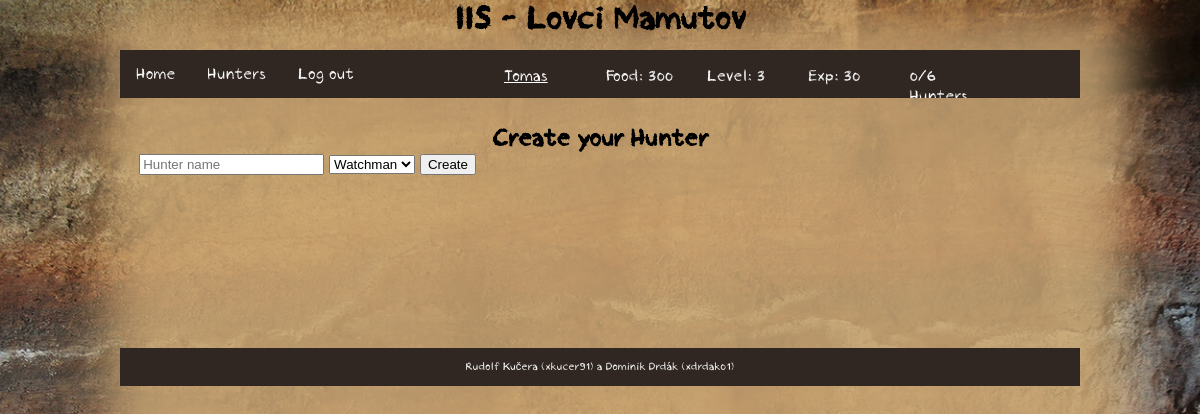
Screenshot of /iis/hunter/create (signed in) with the database file from the repository.
### tables this page shows
CREATE TABLE `user` (
  `id` int(11) NOT NULL,
  `name` varchar(255) NOT NULL,
  `password` varchar(255) NOT NULL,
  `level` int(11) NOT NULL,
  `food` int(11) NOT NULL,
  `experience` int(11) NOT NULL,
  `role` varchar(10) NOT NULL
);

### index.php (called while the page is built, shortened)
<?php
require_once('functions.php');
$router = new RouterController();
$router->handle(array($_SERVER['REQUEST_URI']));
$router->writeView();

### functions.php (called while the page is built, shortened)
<?php
function isLoggedIn() {
	if (isset($_SESSION['user']))
		return true;
	else
		return false;
}
function url($url) {
	return Controller::$url . $url;
}

### model/Db.php (called while the page is built, shortened)
<?php
class Db {
    private static $connection;
    private static $settings = array(
		PDO::ATTR_ERRMODE => PDO::ERRMODE_EXCEPTION,
		PDO::MYSQL_ATTR_INIT_COMMAND => "SET NAMES utf8",
		PDO::ATTR_EMULATE_PREPARES => false,
	);
    public static function connect($host, $user, $password, $database) {
		if (!isset(self::$connection)) {
			self::$connection = @new PDO(
				"mysql:host=$host;dbname=$database",
				$user,
				$password,
				self::$settings
			);
		}
	}
    public static function queryOne($query, $parameters = array()) {
		$result = self::$connection->prepare($query);
		$result->execute($parameters);
		return $result->fetch();
	}
    public static function queryAll($query, $parameters = array()) {
		$result = self::$connection->prepare($query);
		$result->execute($parameters);
		return $result->fetchAll();
	}
	public static function query($query, $parameters = array()) {
		$result = self::$connection->prepare($query);
		$result->execute($parameters);
		return $result->rowCount();
	}
}

### model/user.php (called while the page is built, shortened)
<?php
class User {
	private $id;
	private $name;
	private $level;
	private $food;
	private $experience;
	private $role;
	public function __construct ($name) {
		$user = Db::queryOne('SELECT * FROM user WHERE name = ?',[$name]);
		if (empty($user)) {
			$this->name = $name;
			$this->level = 1;
			$this->food = 100;
			$this->experience = 0;
			$this->role = 'user';
		} else {
			$this->id = $user['id'];
			$this->name = $user['name'];
			$this->level = $user['level'];
			$this->food =  $user['food'];
			$this->experience =  $user['experience'];
			$this->role = $user['role'];
		}
	}
	public function setId() {
		$this->id = Db::querySingle('SELECT id FROM user WHERE name = ?', [$this->name]);
	}
	public function getId() {
		if (isset($this->id))
			return $this->id;
		else
			return $this->id = Db::querySingle('SELECT id FROM user WHERE name = ?', [$this->name]);
	}
	public function getLevel() {
		return $this->level;
	}
	public function getFood() {
		return $this->food;
	}
	public function getExp() {
		return $this->experience;
	}
	public function getRole() {
		return $this->role;
	}
	public function getMyHuntersCount() {
		return Db::query('SELECT * FROM hunter WHERE user = ? AND health > ?', [$this->id,0]);
	}
}

### controller/RouterController.php (called while the page is built, shortened)
<?php
class RouterController extends Controller
{
	protected $controller;
	private function dashToCamelCase($text)
	{
		$word = str_replace('-', ' ', $text);
		$word = ucwords($word);
		$word = str_replace(' ', '', $word);
		return $word;
	}
	private function parseURL($url)
	{
        $parsedURL = parse_url($url);
		$parsedURL["path"] = ltrim($parsedURL["path"], "/");
		$parsedURL["path"] = trim($parsedURL["path"]);
		$splitPath = explode("/", $parsedURL["path"]);
		return $splitPath;
	}
    public function handle($parameters)
    {
		$parsedURL = $this->parseURL($parameters[0]);
		$iis = array_shift($parsedURL);
		$controllerClass = $this->dashToCamelCase(array_shift($parsedURL)) . 'Controller';
		if (file_exists('controller/' . $controllerClass . '.php'))
			$this->controller = new $controllerClass;
		else
			$this->redirect('error');
        $this->controller->handle($parsedURL);
		if (isLoggedIn()) {
			$this->data['user'] = new User($_SESSION['user']);
		}
    }
}

### model/ability.php (called while the page is built, shortened)
<?php
class Ability {
	public static function getAllAbilities() {
		return Db::queryAll('SELECT * FROM ability');
	}
}

### controller/HunterController.php (called while the page is built, shortened)
<?php
class HunterController extends Controller
{
    public function handle($parameters)
    {
    	if (!isLoggedIn()) {
    		$this->redirect('error');
    	} else {
			$user = new User($_SESSION['user']);
			$user->setId();
		}
    	if (isset($parameters)) {
    		if ($parameters[0] == 'create') {
                if (isset($parameters[1]) && ($parameters[1] == 'init'))
				    $this->create($parameters, $user,'init');
                else
                    $this->create($parameters, $user);
    		} else if ($parameters[0] == 'overview') {
				$this->overview($parameters,$user);
    		} else if ($parameters[0] == 'detail') {
                $this->detail($parameters,$user);
            }
    	}
    }
    public function create($parameters, $user, $init = null) {
        $this->data['abilities'] = Ability::getAllAbilities();
    }
}

### view/hunterCreate.phtml (the view, shortened to what this page needs)
<h1>Create your Hunter</h1>
<form method="POST">
	<input type="text" name="hunterName" placeholder="Hunter name">
	<select name="hunterAbility">
		<?php foreach($abilities as $ability) : ?>
			<option value="<?= $ability['id'] ?>"><?= $ability['name'] ?></option>
		<?php endforeach; ?>
	</select>
	<input type="submit" value="Create">
</form>

### view/template.phtml (shortened to what this page needs)
<!DOCTYPE html>
<html lang="cs-cz">
	<head>
		<link rel="stylesheet" href="<?= url('css/style.css') ?>" type="text/css"/>
		<link rel="stylesheet" href="<?= url('css/navigation.css') ?>" type="text/css"/>
		<link rel="stylesheet" href="<?= url('css/start.css') ?>" type="text/css"/>
		<link rel="stylesheet" href="<?= url('css/hunter.css') ?>" type="text/css"/>
		<link rel="stylesheet" href="<?= url('css/outpost.css') ?>" type="text/css"/>
		<link rel="stylesheet" href="<?= url('css/expedition.css') ?>" type="text/css"/>
		<link rel="stylesheet" href="<?= url('css/user.css') ?>" type="text/css"/>
		<link rel="stylesheet" href="<?= url('css/admin.css') ?>" type="text/css"/>
	</head>
	<body>
		<header>
			<div class="center">
				<h1>IIS - Lovci Mamutov</h1>
			</div>
		</header>
		<nav>
			<div class="center">
				<ul>
					<li><a href="<?= url('home') ?>">Home</a></li>
					<?php if (isLoggedIn()): ?>
						<li><a href="<?= url('hunter/overview') ?>">Hunters</a></li>
						<li><a href="<?= url('logout') ?>">Log out</a></li>
						<div id="stats">
							<p id="stats-name"><a href="<?= url('user/detail/'.$user->getId()) ?>"><?= $_SESSION['user'] ?></a></p>
							<p id="stats-food">Food: <?= $user->getFood()?></p>
							<p id="stats-lvl">Level: <?= $user->getLevel()?></p>
							<p id="stats-exp">Exp: <?= $user->getExp()?></p>
							<p id="stats-hunters"><?= $user->getMyHuntersCount() ?>/<?= $user->getLevel()+3?> Hunters</p>
						</div>
					<?php endif; ?>
				</ul>
			</div>
		</nav>
		<article>
			<div class="center">
				<?php $this->controller->writeView();  ?>
			</div>
		</article>
		<footer>
			<div class="center">
				<p>
					<?php if (isLoggedIn()) : ?>
						<?php if ($user->getRole() == 'admin') : ?>
							<a href="<?= url('admin/controlPanel') ?>">Rudolf Kučera (xkucer91) a Dominik Drdák (xdrdak01)</a>
						<?php else : ?>
							Rudolf Kučera (xkucer91) a Dominik Drdák (xdrdak01)
						<?php endif; ?>
					<?php else : ?>
						<a href="<?= url('admin/login') ?>">Rudolf Kučera (xkucer91) a Dominik Drdák (xdrdak01)</a>
					<?php endif; ?>
				</p>
			</div>
		</footer>
	</body>
</html>

### css/style.css (style rules this page uses)
html { height: 100%; width: 100%; margin: 0; padding: 0; font-family: 'Crayon Hand', Arial, sans-serif; font-weight:normal; font-style:normal; text-shadow: none; }
body { width: 100%; margin: 0; padding: 0; min-height: 100%; float: left; background-image: url('../img/bg.jpg'); background-size: cover; background-repeat: no-repeat; background-attachment: fixed; }
header { width: 100%; height: 50px; margin: 0; padding: 0; float: left; }
article { margin: 0; padding: 2%; width: 96%; min-height: 200px; float: left; }
footer { width: 100%; font-size: 11px; text-align: center; float: left; margin: 0; }
footer .center { background-color: #302722; color: white; padding-top: 1px; padding-bottom: 1px; }
.center { margin: 0 auto; padding: 0; width: 80%; }
h1 { margin: 0; text-align: center; }
a, a:visited { color: white; }

### css/navigation.css (style rules this page uses)
nav { height: 50px; width: 100%; margin: 0; padding: 0; float: left; }
nav ul { list-style-type: none; margin: 0; padding: 0; overflow: hidden; background-color: #302722; }
nav li { float: left; margin-bottom: 0; }
nav li a { display: block; color: white; text-align: center; padding: 14px 16px; text-decoration: none; margin-bottom: 0; }
#stats { height: 40px; width:60%; float:right; color: white; }
#stats p { float:left; height: 40px; width: 15%; margin-right: 15px; }

### rows the page displays
user: food "300", level "3", experience "30", $user->getLevel()+3 "6"

### other values shown
$_SESSION['user'] "Tomas"
$user->getMyHuntersCount() "0"
form field hunterAbility "Watchman"
